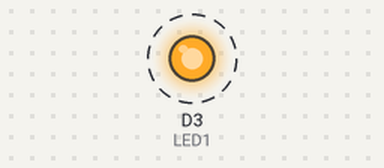
A sketch run on a simulated ESP8266 (NodeMCU). Shown: output pins drawn as LEDs (lit = HIGH). Dashed ring = blinking.

Above: at 0.2 s.
Timing chart, 0 to 3.0 s (numbered marks = the images above):
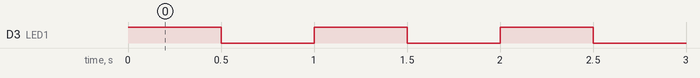

Measured:
- by itself, D3 (LED1): alternates HIGH for 0.50 s and LOW for 0.50 s

The sketch:

main.ino
```cpp
#define LED1 D3


void setup() {
  // initialize digital pin LED_BUILTIN as an output.
  pinMode(LED1, OUTPUT);
}

// the loop function runs over and over again forever
void loop() {
  digitalWrite(LED1, HIGH);   // turn the LED on
  delay(500);                       // wait for half a second
  digitalWrite(LED1, LOW);    // turn the LED off
  delay(500);                       // wait for half a second
}
```
